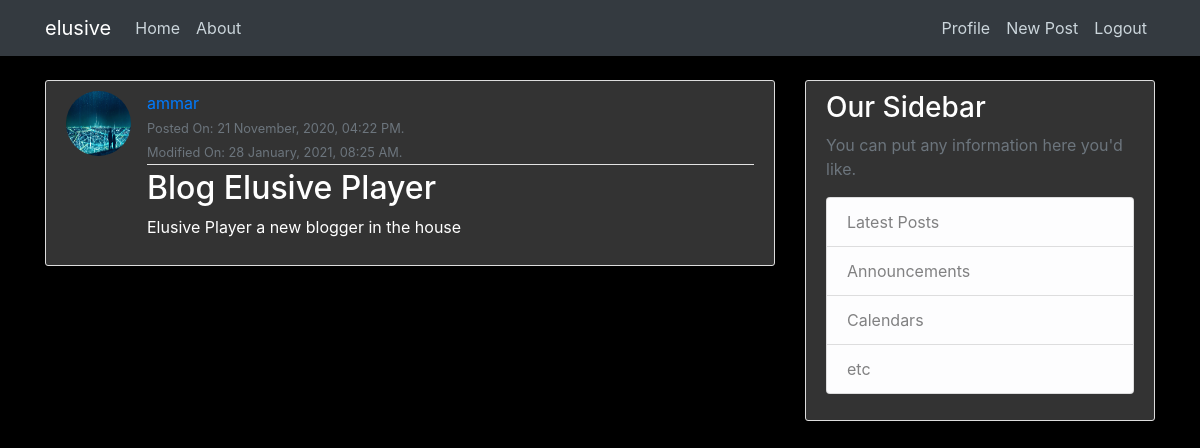
The app's page /post/5/ (signed in) with its own data.
### blog/models.py (models this page shows, shortened)
class Post(models.Model):
    title = models.CharField(max_length = 100)
    content = models.TextField()
    date_posted = models.DateTimeField(default=timezone.now)
    last_modified = models.DateTimeField(auto_now=True)
    author = models.ForeignKey(User, on_delete=models.CASCADE)

### users/models.py (models this page shows, shortened)
class Profile(models.Model):
    user = models.OneToOneField(User, on_delete=models.CASCADE)
    img = models.ImageField(default='default.jpg', upload_to='profile_pics')

### blog/views.py (the view)
# urls.py: path('post/<int:pk>/', PostDetailView.as_view(), name='post-detail'),
class PostDetailView(DetailView):
    model = Post

### blog/templates/blog/post_detail.html (shortened to what this page needs)
{% extends 'blog/base.html' %}
{% block content %}
    <article class="media content-section">
        <img class="rounded-circle article-img" src="{{ object.author.profile.img.url }}">
        <div class="media-body">
            <div class="article-metadata">
            <a class="mr-2" href="#">{{ object.author }}</a>
            <br>
            <small class="text-muted">Posted On: {{ object.date_posted|date:"d F, Y, h:i A." }}</small>
            <br>
            <small class="text-muted">Modified On: {{ object.last_modified|date:"d F, Y, h:i A." }}</small>
            <br>
            </div>
            <h2 class="article-title">{{ object.title }}</h2>
            <p class="article-content">{{ object.content }}</p>
        </div>
    </article>
{% endblock content %}

### blog/templates/blog/base.html (shortened to what this page needs)
{% load static %}
<!doctype html>
<html lang="en">
<head>
    <link rel="stylesheet" href="https://maxcdn.bootstrapcdn.com/bootstrap/4.0.0/css/bootstrap.min.css">
    <link rel="stylesheet" type="text/css" href="{% static 'blog/main.css' %}">
</head>
    <body>
        <header class="site-header">
            <nav class="navbar navbar-expand-md navbar-dark bg-dark fixed-top">
            <div class="container">
              {% if user.is_authenticated %}
                <a class="navbar-brand" href="{% url 'blog-home' %}">
                  {{ user.username }}
                </a>
              {% else %}
                <a class="navbar-brand" href="{% url 'blog-home' %}">Elusive's Blog</a>
              {% endif %}
                <div class="collapse navbar-collapse" id="navbarToggle">
                <div class="navbar-nav mr-auto">
                    <a class="nav-item nav-link" href="{% url 'blog-home' %}">Home</a>
                    <a class="nav-item nav-link" href="{% url 'blog-about' %}">About</a>
                </div>
                <div class="navbar-nav">
                  {% if user.is_authenticated %}
                    <a class="nav-item nav-link" href="{% url 'profile' %}">Profile</a>
                    <a class="nav-item nav-link" href="{% url 'post-create' %}">New Post</a>
                    <a class="nav-item nav-link" href="{% url 'logout' %}">Logout</a>
                  {% else %}
                    <a class="nav-item nav-link" href="{% url 'login' %}">Login</a>
                    <a class="nav-item nav-link" href="{% url 'register' %}">Register</a>
                  {% endif %}
                </div>
                </div>
            </div>
            </nav>
        </header>
        <main role="main" class="container">
            <div class="row">
              <div class="col-md-8">
              {% block content %}{% endblock %}
              </div>
              <div class="col-md-4">
                <div class="content-section">
                  <h3>Our Sidebar</h3>
                  <p class='text-muted'>You can put any information here you'd like.
                    <ul class="list-group">
                      <li class="list-group-item list-group-item-light">Latest Posts</li>
                      <li class="list-group-item list-group-item-light">Announcements</li>
                      <li class="list-group-item list-group-item-light">Calendars</li>
                      <li class="list-group-item list-group-item-light">etc</li>
                    </ul>
                  </p>
                </div>
              </div>
            </div>
        </main>
    </body>
</html>

### blog/static/blog/main.css (style rules this page uses)
body { background: #000000; color: #ffffff; margin-top: 5rem; }
h1, h2, h3, h4, h5, h6 { color: #ffffff; }
ul { margin: 0; }
.site-header .navbar-nav .nav-link { color: #cbd5db; }
.content-section { color: #ffffff; background: #333333; padding: 10px 20px; border: 1px solid #dddddd; border-radius: 3px; margin-bottom: 20px; }
.article-title { color: #ffffff; }
.article-content { white-space: pre-line; }
.article-img { height: 65px; width: 65px; margin-right: 16px; }
.article-metadata { padding-bottom: 1px; margin-bottom: 4px; border-bottom: 1px solid #e3e3e3 }

### records on screen
Post: author.profile.img (picture), author "ammar", date_posted "21 November, 2020, 04:22 PM.", last_modified "28 January, 2021, 08:25 AM.", title "Blog Elusive Player", content "Elusive Player a new blogger in the house"

### other values on screen
{{ user.username }} "elusive"
